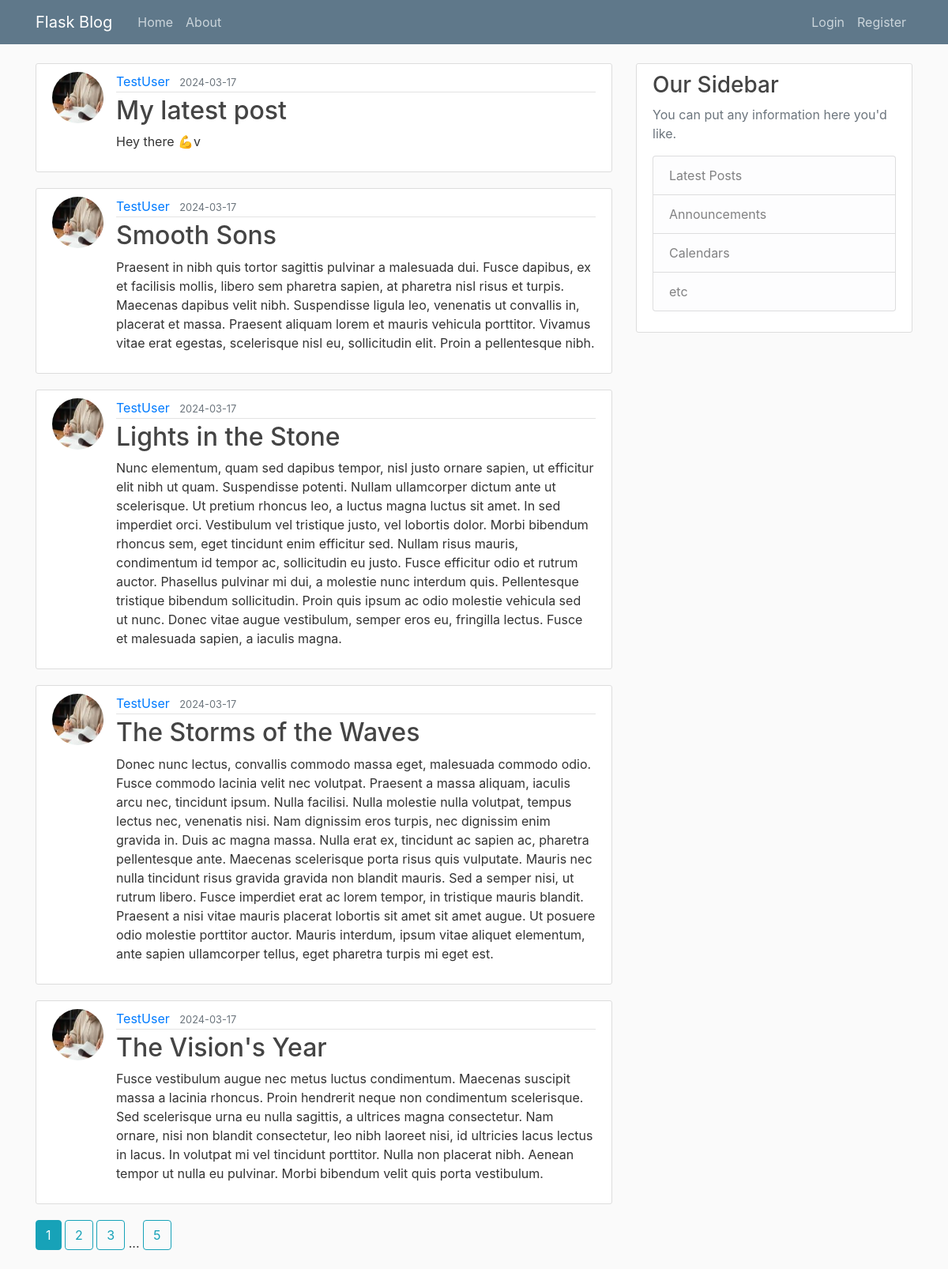
The page /home on the database its author committed.
### flaskblog/models.py (models this page shows, shortened)
class Post(db.Model):
    id = db.Column(db.Integer, primary_key=True)
    title = db.Column(db.String(100), nullable=False)
    date_posted = db.Column(db.DateTime, nullable=False, default=datetime.utcnow)
    content = db.Column(db.Text, nullable=False)
    user_id = db.Column(db.Integer, db.ForeignKey('user.id'), nullable=False)

class User(db.Model, UserMixin):
    id = db.Column(db.Integer, primary_key=True)
    username = db.Column(db.String(20), unique=True, nullable=False)
    email = db.Column(db.String(120), unique=True, nullable=False)
    image_file = db.Column(db.String(20), nullable=False, default='default.jpg')
    password = db.Column(db.String(60), nullable=False)
    posts = db.relationship('Post', backref='author', lazy=True)

### flaskblog/main/routes.py (the view)
@main.route("/")
@main.route("/home")
def home():
    page = request.args.get('page', type=int)
    posts = Post.query.order_by(Post.date_posted.desc()).paginate(page=page, per_page=5)
    return render_template('home.html', posts=posts)

### flaskblog/templates/home.html
{% extends "layout.html" %}
{% block content %}
   {% for post in posts.items %}
       <article class="media content-section">
           <img class="rounded-circle article-img" src="{{ url_for('static', filename='profile_pics/' + post.author.image_file) }}">
          <div class="media-body">
            <div class="article-metadata">
              <a class="mr-2" href="{{ url_for('users.user_posts', username=post.author.username) }}">{{ post.author.username }}</a>
              <small class="text-muted">{{ post.date_posted.strftime('%Y-%m-%d') }}</small>
            </div>
            <h2><a class="article-title" href="{{ url_for('posts.post', post_id=post.id) }}">{{ post.title }}</a></h2>
            <p class="article-content">{{ post.content }}</p>
          </div>
       </article>
   {% endfor %}
   {% for page_num in posts.iter_pages(left_edge=1, right_edge=1, left_current=1, right_current=2) %}
       {% if page_num %}
           {% if posts.page == page_num %}
              <a class="btn btn-info mb-4" href="{{ url_for('main.home', page=page_num) }}">{{ page_num }}</a>
           {% else %}
              <a class="btn btn-outline-info mb-4" href="{{ url_for('main.home', page=page_num) }}">{{ page_num }}</a>
           {% endif %}
       {% else %}
         ...
       {% endif %}
   {% endfor %}
{% endblock content%}

### flaskblog/templates/layout.html (shortened to what this page needs)
<!DOCTYPE html>
<html>
<head>
    <link rel="stylesheet" href="https://maxcdn.bootstrapcdn.com/bootstrap/4.0.0/css/bootstrap.min.css">
    <link rel="stylesheet" type="text/css" href="{{ url_for('static', filename='main.css') }}">
</head>
<body>
    <header class="site-header">
      <nav class="navbar navbar-expand-md navbar-dark bg-steel fixed-top">
        <div class="container">
          <a class="navbar-brand mr-4" href="/">Flask Blog</a>
          <div class="collapse navbar-collapse" id="navbarToggle">
            <div class="navbar-nav mr-auto">
              <a class="nav-item nav-link" href="{{ url_for('main.home') }}">Home</a>
              <a class="nav-item nav-link" href="{{ url_for('main.about') }}">About</a>
            </div>
            <div class="navbar-nav">
                {% if current_user.is_authenticated %}
                      <a class="nav-item nav-link" href="{{ url_for('posts.new_post') }}">New Post</a>
                      <a class="nav-item nav-link" href="{{ url_for('users.account') }}">Account</a>
                      <a class="nav-item nav-link" href="{{ url_for('users.logout') }}">Logout</a>
                {% else %}
                      <a class="nav-item nav-link" href="{{ url_for('users.login') }}">Login</a>
                      <a class="nav-item nav-link" href="{{ url_for('users.register') }}">Register</a>
                {% endif %}
            </div>
          </div>
        </div>
      </nav>
    </header>
    <main role="main" class="container">
      <div class="row">
        <div class="col-md-8">
            {% block content %}{% endblock %}
        </div>
        <div class="col-md-4">
          <div class="content-section">
            <h3>Our Sidebar</h3>
            <p class='text-muted'>You can put any information here you'd like.
              <ul class="list-group">
                <li class="list-group-item list-group-item-light">Latest Posts</li>
                <li class="list-group-item list-group-item-light">Announcements</li>
                <li class="list-group-item list-group-item-light">Calendars</li>
                <li class="list-group-item list-group-item-light">etc</li>
              </ul>
            </p>
          </div>
        </div>
      </div>
    </main>
</body>
</html>

### flaskblog/static/main.css (style rules this page uses)
body { background: #fafafa; color: #333333; margin-top: 5rem; }
h1, h2, h3, h4, h5, h6 { color: #444444; }
.bg-steel { background-color: #5f788a; }
.site-header .navbar-nav .nav-link { color: #cbd5db; }
.content-section { background: #ffffff; padding: 10px 20px; border: 1px solid #dddddd; border-radius: 3px; margin-bottom: 20px; }
.article-title { color: #444444; }
.article-content { white-space: pre-line; }
.article-img { height: 65px; width: 65px; margin-right: 16px; }
.article-metadata { padding-bottom: 1px; margin-bottom: 4px; border-bottom: 1px solid #e3e3e3 }

### rows shown on the page
Post: image_file (picture), author.username "TestUser", date_posted "2024-03-17", title "My latest post", content "Hey there 💪v"
Post: image_file (picture), author.username "TestUser", date_posted "2024-03-17", title "Smooth Sons", content "Praesent in nibh quis tortor sagittis pulvinar a malesuada dui. Fusce dapibus, ex et facilisis mollis, libero sem pharetra sapien, at pharetra nisl risus et turpis. Maecenas dapibus velit nibh. Suspendisse ligula leo, venenatis ut convallis in, placerat et massa. Praesent aliquam lorem et mauris vehicula porttitor. Vivamus vitae erat egestas, scelerisque nisl eu, sollicitudin elit. Proin a pellentesque nibh."
Post: image_file (picture), author.username "TestUser", date_posted "2024-03-17", title "Lights in the Stone", content "Nunc elementum, quam sed dapibus tempor, nisl justo ornare sapien, ut efficitur elit nibh ut quam. Suspendisse potenti. Nullam ullamcorper dictum ante ut scelerisque. Ut pretium rhoncus leo, a luctus magna luctus sit amet. In sed imperdiet orci. Vestibulum vel tristique justo, vel lobortis dolor. Morbi bibendum rhoncus sem, eget tincidunt enim efficitur sed. Nullam risus mauris, condimentum id tempor ac, sollicitudin eu justo. Fusce efficitur odio et rutrum auctor. Phasellus pulvinar mi dui, a molestie nunc interdum quis. Pellentesque tristique bibendum sollicitudin. Proin quis ipsum ac odio molestie vehicula sed ut nunc. Donec vitae augue vestibulum, semper eros eu, fringilla lectus. Fusce…"
Post: image_file (picture), author.username "TestUser", date_posted "2024-03-17", title "The Storms of the Waves", content "Donec nunc lectus, convallis commodo massa eget, malesuada commodo odio. Fusce commodo lacinia velit nec volutpat. Praesent a massa aliquam, iaculis arcu nec, tincidunt ipsum. Nulla facilisi. Nulla molestie nulla volutpat, tempus lectus nec, venenatis nisi. Nam dignissim eros turpis, nec dignissim enim gravida in. Duis ac magna massa. Nulla erat ex, tincidunt ac sapien ac, pharetra pellentesque ante. Maecenas scelerisque porta risus quis vulputate. Mauris nec nulla tincidunt risus gravida gravida non blandit mauris. Sed a semper nisi, ut rutrum libero. Fusce imperdiet erat ac lorem tempor, in tristique mauris blandit. Praesent a nisi vitae mauris placerat lobortis sit amet sit amet augue.…"
Post: image_file (picture), author.username "TestUser", date_posted "2024-03-17", title "The Vision's Year", content "Fusce vestibulum augue nec metus luctus condimentum. Maecenas suscipit massa a lacinia rhoncus. Proin hendrerit neque non condimentum scelerisque. Sed scelerisque urna eu nulla sagittis, a ultrices magna consectetur. Nam ornare, nisi non blandit consectetur, leo nibh laoreet nisi, id ultricies lacus lectus in lacus. In volutpat mi vel tincidunt porttitor. Nulla non placerat nibh. Aenean tempor ut nulla eu pulvinar. Morbi bibendum velit quis porta vestibulum."

### other values the page prints
{{ page_num }} "1"
{{ page_num }} "2" "3" "5"
